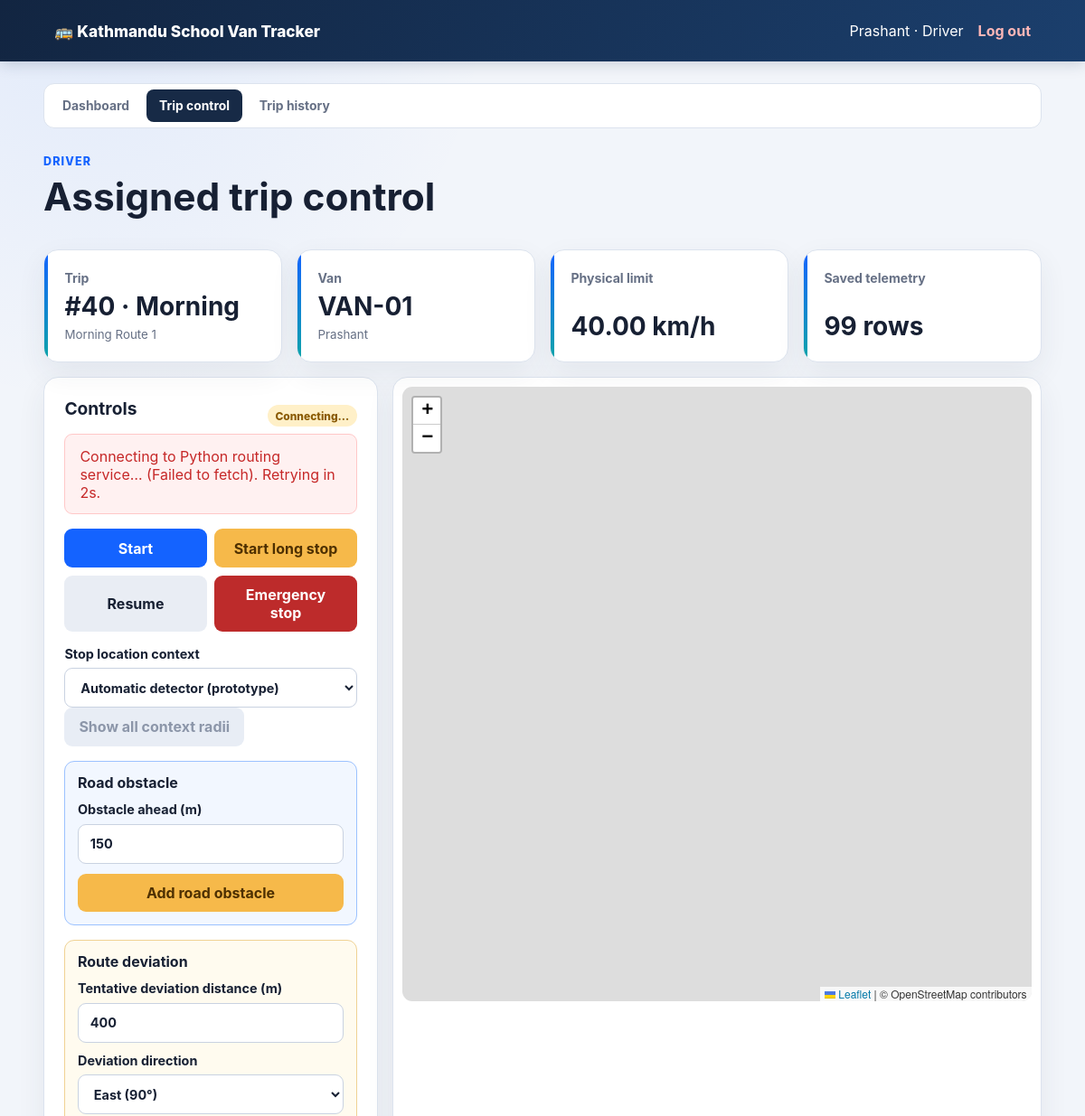
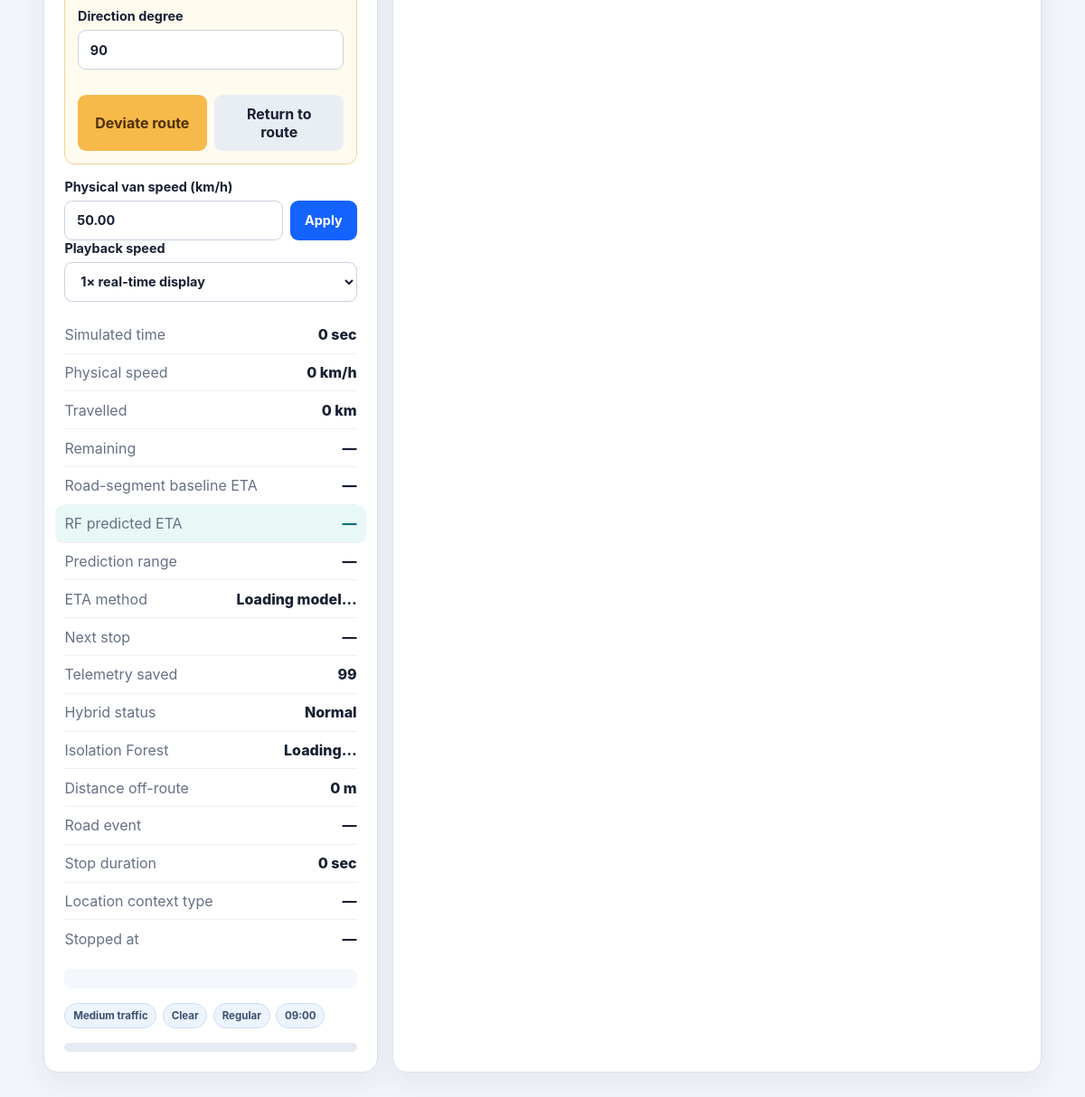
The page /trip-control.php (signed in) on the database as committed earlier (2 pictures, top to bottom).
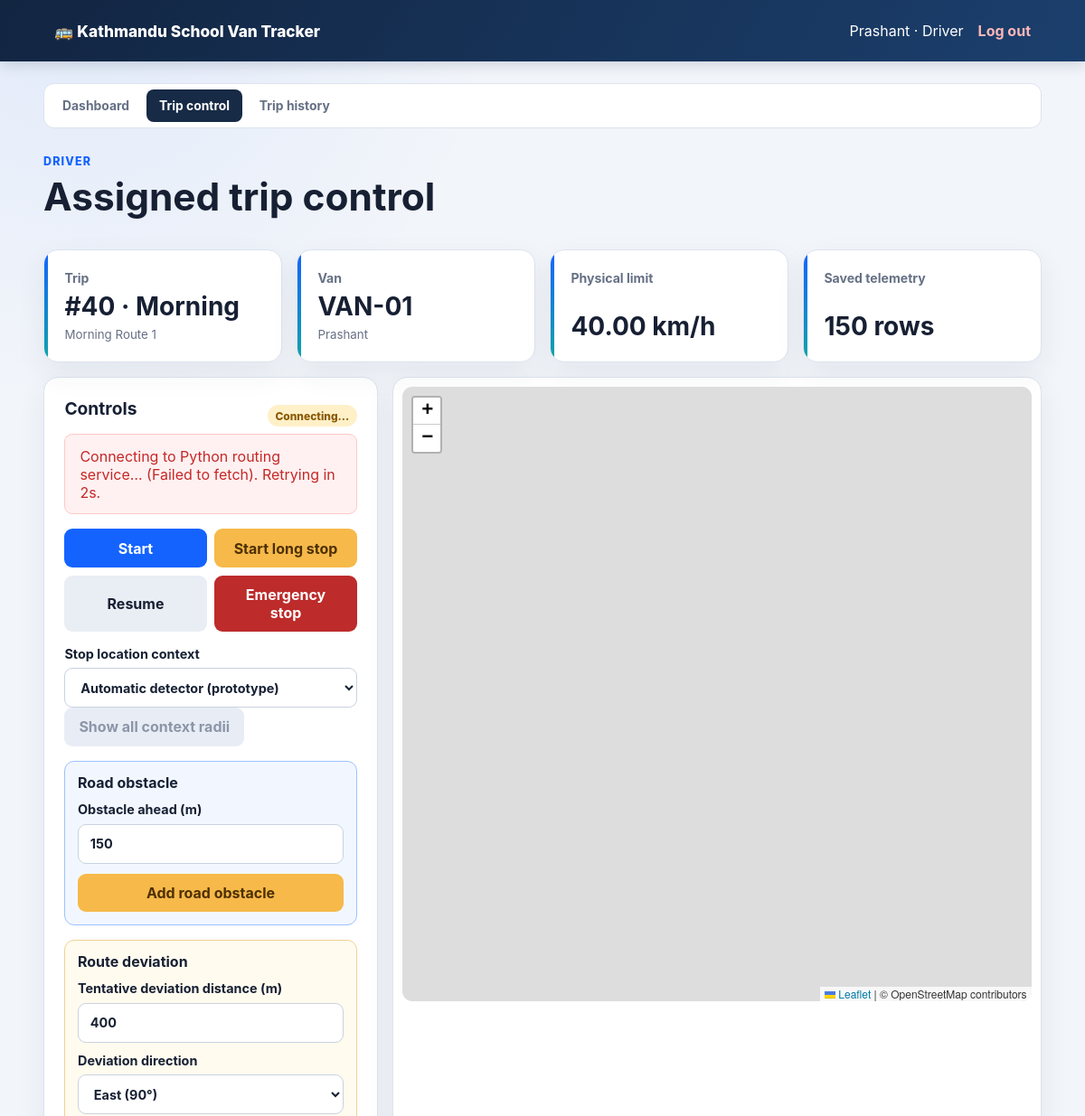
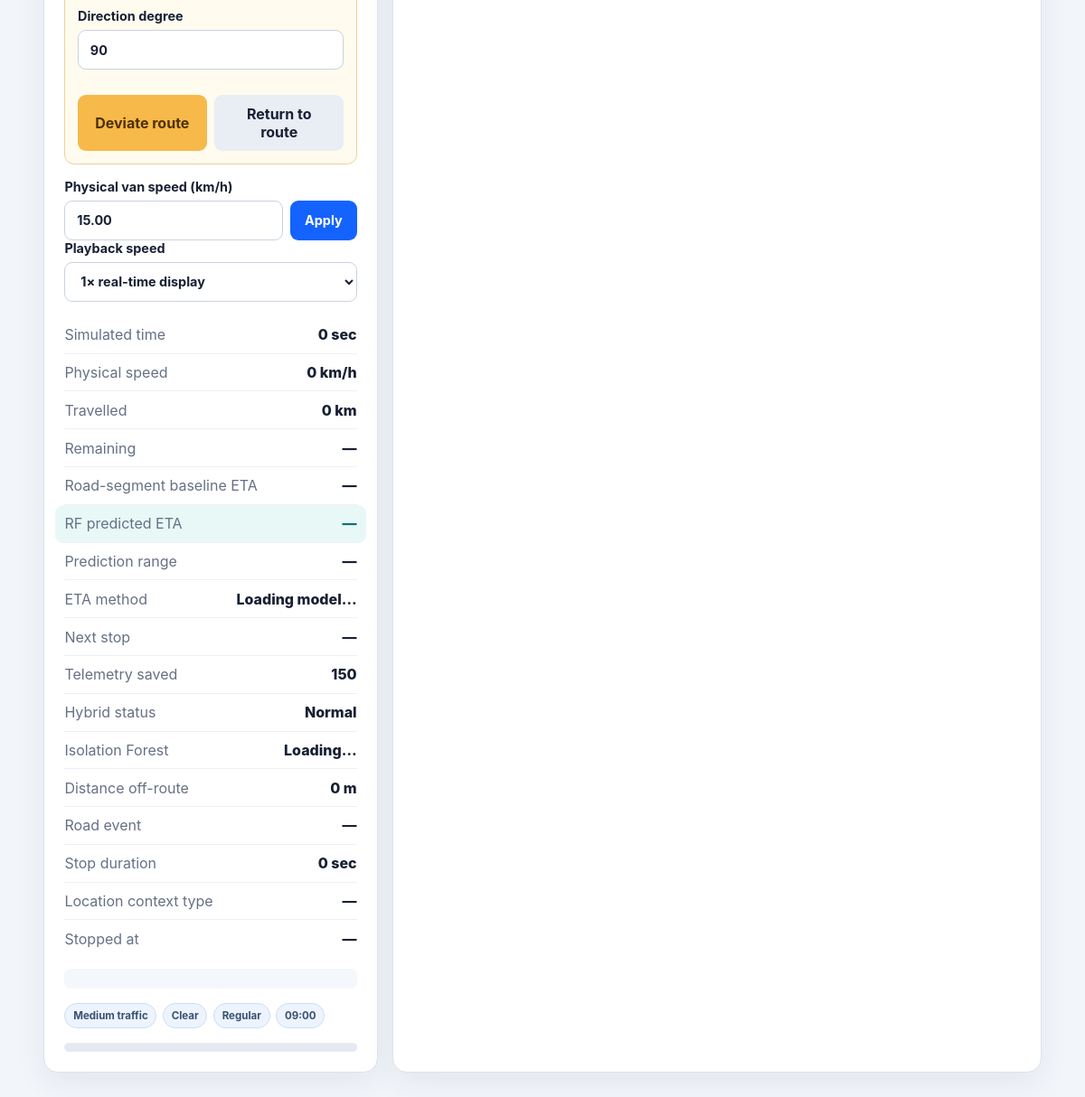
The same page on the database as committed later (2 pictures, top to bottom).
### tables this page shows
CREATE TABLE `trips` (
  `id` bigint(20) unsigned NOT NULL AUTO_INCREMENT,
  `route_id` bigint(20) unsigned NOT NULL,
  `van_id` bigint(20) unsigned NOT NULL,
  `driver_id` bigint(20) unsigned NOT NULL,
  `trip_type` enum('morning','afternoon') NOT NULL,
  `status` enum('scheduled','active','paused','emergency','completed','cancelled') NOT NULL DEFAULT 'scheduled',
  `started_at` datetime DEFAULT NULL,
  `completed_at` datetime DEFAULT NULL,
  `simulated_elapsed_sec` int(10) unsigned NOT NULL DEFAULT 0,
  `current_lat` decimal(10,8) DEFAULT NULL,
  `current_lng` decimal(11,8) DEFAULT NULL,
  `physical_speed_kmh` decimal(6,2) NOT NULL DEFAULT 0.00,
  `playback_multiplier` decimal(5,2) NOT NULL DEFAULT 1.00,
  `total_distance_m` decimal(12,2) NOT NULL DEFAULT 0.00,
  `distance_travelled_m` decimal(12,2) NOT NULL DEFAULT 0.00,
  `reached_stop_count` smallint(5) unsigned NOT NULL DEFAULT 0,
  `heading_deg` decimal(6,2) NOT NULL DEFAULT 0.00,
  `scenario_traffic_level` enum('low','medium','high') NOT NULL DEFAULT 'medium',
  `scenario_weather` enum('clear','rain','heavy_rain','fog') NOT NULL DEFAULT 'clear',
  `scenario_school_period` enum('regular','exam','half_day') NOT NULL DEFAULT 'regular',
  `scenario_hour_of_day` tinyint(3) unsigned NOT NULL DEFAULT 8,
  `scenario_day_of_week` tinyint(3) unsigned NOT NULL DEFAULT 0,
  `route_road_type` varchar(50) NOT NULL DEFAULT 'unclassified',
  `baseline_duration_sec` decimal(10,2) DEFAULT NULL,
  `predicted_eta_sec` decimal(10,2) DEFAULT NULL,
  `predicted_eta_lower_sec` decimal(10,2) DEFAULT NULL,
  `predicted_eta_upper_sec` decimal(10,2) DEFAULT NULL,
  `eta_model_version` varchar(80) DEFAULT NULL,
  `random_seed` int(10) unsigned DEFAULT NULL,
  `created_at` timestamp NOT NULL DEFAULT current_timestamp(),
  PRIMARY KEY (`id`),
  KEY `idx_trips_status` (`status`),
  KEY `idx_trips_van` (`van_id`),
  KEY `fk_trips_route` (`route_id`),
  KEY `fk_trips_driver` (`driver_id`),
  CONSTRAINT `fk_trips_driver` FOREIGN KEY (`driver_id`) REFERENCES `drivers` (`id`),
  CONSTRAINT `fk_trips_route` FOREIGN KEY (`route_id`) REFERENCES `routes` (`id`),
  CONSTRAINT `fk_trips_van` FOREIGN KEY (`van_id`) REFERENCES `vans` (`id`)
);

CREATE TABLE `routes` (
  `id` bigint(20) unsigned NOT NULL AUTO_INCREMENT,
  `name` varchar(120) NOT NULL,
  `start_name` varchar(160) NOT NULL,
  `start_lat` decimal(10,8) NOT NULL,
  `start_lng` decimal(11,8) NOT NULL,
  `school_name` varchar(160) NOT NULL,
  `school_lat` decimal(10,8) NOT NULL,
  `school_lng` decimal(11,8) NOT NULL,
  `algorithm` enum('astar','contraction_hierarchy') NOT NULL DEFAULT 'astar',
  `active` tinyint(1) NOT NULL DEFAULT 1,
  `created_at` timestamp NOT NULL DEFAULT current_timestamp(),
  PRIMARY KEY (`id`)
);

### web/includes/auth.php (called while the page is built, shortened)
<?php
function escape(string $value): string
{
    return htmlspecialchars($value, ENT_QUOTES | ENT_SUBSTITUTE, 'UTF-8');
}
function signed_in(): bool
{
    return isset($_SESSION['user_id'], $_SESSION['user_role']);
}

### web/trip-control.php (the view, shortened to what this page needs)
<?php
require_once __DIR__ . '/includes/auth.php';
require_once __DIR__ . '/includes/layout.php';
$pdo = database();
if ($_SESSION['user_role'] === 'admin') {
    $tripListStatement = $pdo->query(
        'SELECT t.id, t.trip_type, t.status, t.created_at,
                r.name AS route_name, v.van_number
         FROM trips t
         JOIN routes r ON r.id = t.route_id
         JOIN vans v ON v.id = t.van_id
         ORDER BY t.id DESC LIMIT 30'
    );
} else {
    $tripListStatement = $pdo->prepare(
        'SELECT t.id, t.trip_type, t.status, t.created_at,
                r.name AS route_name, v.van_number
         FROM trips t
         JOIN routes r ON r.id = t.route_id
         JOIN vans v ON v.id = t.van_id
         JOIN drivers d ON d.id = t.driver_id
         WHERE d.user_id = :user_id
         ORDER BY t.id DESC LIMIT 30'
    );
    $tripListStatement->execute(['user_id' => $_SESSION['user_id']]);
}
$trips = $tripListStatement->fetchAll();
$tripId = positive_int($_GET['trip_id'] ?? null);
if ($tripId === null && $trips) $tripId = (int) $trips[0]['id'];
$trip = null;
$lastSavedSample = -1;
if ($tripId !== null && find_accessible_trip($pdo, $tripId) !== null) {
    $tripStatement = $pdo->prepare(
        'SELECT t.*, r.name AS route_name, r.start_name, r.start_lat, r.start_lng,
                r.school_name, r.school_lat, r.school_lng,
                v.van_number, v.plate_number, v.speed_limit_kmh,
                u.name AS driver_name
         FROM trips t
         JOIN routes r ON r.id = t.route_id
         JOIN vans v ON v.id = t.van_id
         JOIN drivers d ON d.id = t.driver_id
         JOIN users u ON u.id = d.user_id
         WHERE t.id = :trip_id'
    );
    $tripStatement->execute(['trip_id' => $tripId]);
    $trip = $tripStatement->fetch() ?: null;
    if ($trip !== null) {
        $sampleStatement = $pdo->prepare(
            'SELECT COALESCE(MAX(sample_index), -1)
             FROM trip_telemetry WHERE trip_id = :trip_id'
        );
        $sampleStatement->execute(['trip_id' => $tripId]);
        $lastSavedSample = (int) $sampleStatement->fetchColumn();
    }
}
render_header('Driver trip control');
render_driver_navigation('control');
?>
<link rel="stylesheet" href="https://unpkg.com/leaflet@1.9.4/dist/leaflet.css">
<div class="page-heading">
    <div>
        <span class="eyebrow">Driver</span>
        <h1>Assigned trip control</h1>
    </div>
</div>
<?php if ($trip !== null): ?>
    <section class="metric-grid simulation-metrics">
        <?php
        status_card('Trip', '#' . $trip['id'] . ' · ' . ucfirst($trip['trip_type']), $trip['route_name']);
        ?>
    </section>
    <section class="simulation-layout">
        <aside class="panel simulation-controls">
            <div class="simulation-status-row">
                <div>
                    <h2>Controls</h2>
                </div>
                <span id="simulation-status" class="status-badge">Initializing</span>
            </div>
            <div id="simulation-error" class="alert alert-danger" hidden></div>
            <div class="control-button-grid">
                <button id="start-trip">Start</button>
                <button id="pause-trip" class="warning-button">Start long stop</button>
                <button id="resume-trip" class="secondary-button">Resume</button>
                <button id="emergency-trip" class="danger-button">Emergency stop</button>
            </div>
            <label>Stop location context
                <select id="stop-context">
                    <option value="auto" selected>Automatic detector (prototype)</option>
                </select>
            </label>
            <button id="toggle-context-radius" type="button"
                    class="secondary-button" disabled>
                Show all context radii
            </button>
            <div class="obstacle-demo-box">
                <div>
                    <strong>Road obstacle</strong>
                </div>
                <label>Obstacle ahead (m)
                    <input id="obstacle-distance" type="number" min="30" max="2000"
                           step="10" value="150">
                </label>
                <button id="add-obstacle" type="button" class="warning-button">
                    Add road obstacle
                </button>
            </div>
            <div class="anomaly-demo-box">
                <div>
                    <strong>Route deviation</strong>
                </div>
                <label>Tentative deviation distance (m)
                    <input id="deviation-distance" type="number" min="20" max="2000"
                           step="10" value="400">
                </label>
                <label>Deviation direction
                    <select id="deviation-direction">
                        <option value="90" selected>East (90°)</option>
                    </select>
                </label>
                <label>Direction degree
                    <input id="deviation-bearing" type="number" min="0" max="359"
                           step="1" value="90">
                </label>
                <div class="control-button-grid compact-grid">
                    <button id="start-deviation" type="button" class="warning-button">
                        Deviate route
                    </button>
                    <button id="return-route" type="button" class="secondary-button">
                        Return to route
                    </button>
                </div>
            </div>
            <label>Physical van speed (km/h)
                <div class="input-action-row">
                    <input id="physical-speed" type="number" min="0" max="150" step="1"
                           value="<?= escape((string) $trip['physical_speed_kmh']) ?>">
                    <button id="apply-speed" type="button">Apply</button>
                </div>
            </label>
            <label>Playback speed
                <select id="playback-speed">
                    <option value="1">1× real-time display</option>
                </select>
            </label>
            <dl class="route-results">
                <div><dt>Simulated time</dt><dd id="simulated-time">0 sec</dd></div>
                <div><dt>Physical speed</dt><dd id="current-speed">0 km/h</dd></div>
                <div><dt>Travelled</dt><dd id="travelled-distance">0 km</dd></div>
                <div><dt>Remaining</dt><dd id="remaining-distance">—</dd></div>
                <div><dt>Road-segment baseline ETA</dt><dd id="baseline-eta">—</dd></div>
                <div class="eta-highlight"><dt>RF predicted ETA</dt><dd id="rf-eta">—</dd></div>
                <div><dt>Prediction range</dt><dd id="rf-eta-range">—</dd></div>
                <div><dt>ETA method</dt><dd id="eta-method">Loading model…</dd></div>
                <div><dt>Next stop</dt><dd id="next-stop">—</dd></div>
                <div><dt>Telemetry saved</dt><dd id="telemetry-count"><?= max(0, $lastSavedSample + 1) ?></dd></div>
                <div><dt>Hybrid status</dt><dd id="anomaly-status">Normal</dd></div>
                <div><dt>Isolation Forest</dt><dd id="if-status">Loading…</dd></div>
                <div><dt>Distance off-route</dt><dd id="deviation-metric">0 m</dd></div>
                <div><dt>Road event</dt><dd id="deviation-navigation">—</dd></div>
                <div><dt>Stop duration</dt><dd id="stop-duration">0 sec</dd></div>
                <div><dt>Location context type</dt><dd id="context-type">—</dd></div>
                <div><dt>Stopped at</dt><dd id="stop-location">—</dd></div>
            </dl>
            <p id="anomaly-reason" class="muted anomaly-reason"></p>
            <div class="scenario-strip" aria-label="ETA scenario">
                <span><?= escape(ucfirst($trip['scenario_traffic_level'])) ?> traffic</span>
                <span><?= escape(str_replace('_', ' ', ucfirst($trip['scenario_weather']))) ?></span>
                <span><?= escape(str_replace('_', ' ', ucfirst($trip['scenario_school_period']))) ?></span>
                <span><?= sprintf('%02d:00', (int) $trip['scenario_hour_of_day']) ?></span>
            </div>
            <div class="progress">
            </div>
        </aside>
        <section class="panel map-panel">
            <div id="simulation-map"></div>
        </section>
    </section>
<?php endif; ?>
<?php render_footer(); ?>

### web/includes/layout.php (shortened to what this page needs)
<?php
function render_header(string $title): void
{
    $userName = isset($_SESSION['user_name']) ? escape((string) $_SESSION['user_name']) : '';
    $role = isset($_SESSION['user_role']) ? escape(ucfirst((string) $_SESSION['user_role'])) : '';
    ?>
<!doctype html>
<html lang="en">
<head>
    <link rel="stylesheet" href="<?= APP_BASE_URL ?>/assets/css/app.css?v=16">
</head>
<body>
<header class="topbar">
    <a class="brand" href="<?= APP_BASE_URL ?>/index.php">🚌 <?= escape(APP_NAME) ?></a>
    <?php if (signed_in()): ?>
        <div class="user-area">
            <span><?= $userName ?> · <?= $role ?></span>
            <form action="<?= APP_BASE_URL ?>/logout.php" method="post">
                <button class="link-button" type="submit">Log out</button>
            </form>
        </div>
    <?php endif; ?>
</header>
<main class="page">
    <?php
}
function render_footer(): void
{
    ?>
</main>
</body>
</html>
    <?php
}
function status_card(string $label, string|int $value, string $hint = ''): void
{
    ?>
    <article class="metric-card">
        <span class="metric-label"><?= escape($label) ?></span>
        <strong><?= escape((string) $value) ?></strong>
        <?php if ($hint !== ''): ?>
            <small><?= escape($hint) ?></small>
        <?php endif; ?>
    </article>
    <?php
}
    ?>
    <?php
function render_driver_navigation(string $active): void
{
    $items = [
        'dashboard' => ['Dashboard', '/driver/dashboard.php'],
        'control' => ['Trip control', '/trip-control.php'],
        'history' => ['Trip history', '/driver/trip-history.php'],
    ];
    ?>
    <nav class="section-nav driver-navigation" aria-label="Driver navigation">
        <?php foreach ($items as $key => [$label, $path]): ?>
            <a class="<?= $key === $active ? 'active' : '' ?>"
               href="<?= APP_BASE_URL . $path ?>"><?= escape($label) ?></a>
        <?php endforeach; ?>
    </nav>
    <?php
}
    ?>

Rows that differ between the two databases and show on the page:
changed trips "Medium": physical_speed_kmh "50.00" → "15.00"
Other text that changed with them:
$value: "#40 · Morning VAN-01 40.00 km/h 99 rows" → "#40 · Morning VAN-01 40.00 km/h 150 rows"
max(0, $lastSavedSample + 1): "99" → "150"
